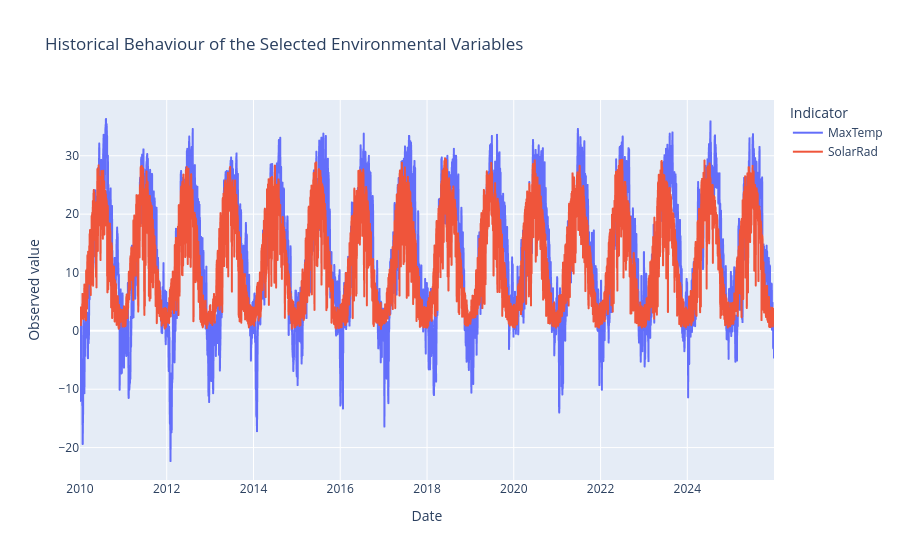

The code cell stored with this chart in its notebook:
### Code cell
fig_overview = px.line(
    df,
    x="Date",
    y=["MaxTemp", "SolarRad"],
    title="Historical Behaviour of the Selected Environmental Variables",
    labels={"value": "Observed value", "variable": "Indicator"},
)
fig_overview.update_layout(hovermode="x unified")
fig_overview.show()

### Figure 1 — Plotly figure (JSON) as saved in the notebook; plotly's stock layout.template omitted (floating-point values rounded to 4 significant figures; data arrays with more than 128 entries replaced by an {"elided": "..."} marker saying what was removed)
{"data": [{"hovertemplate": "Indicator=MaxTemp<br>Date=%{x}<br>Observed value=%{y}<extra></extra>", "legendgroup": "MaxTemp", "line": {"color": "#636efa", "dash": "solid"}, "marker": {"symbol": "circle"}, "mode": "lines", "name": "MaxTemp", "showlegend": true, "type": "scattergl", "x": {"elided": "5844 str values"}, "xaxis": "x", "y": {"elided": "5844 float values"}, "yaxis": "y"}, {"hovertemplate": "Indicator=SolarRad<br>Date=%{x}<br>Observed value=%{y}<extra></extra>", "legendgroup": "SolarRad", "line": {"color": "#EF553B", "dash": "solid"}, "marker": {"symbol": "circle"}, "mode": "lines", "name": "SolarRad", "showlegend": true, "type": "scattergl", "x": {"elided": "5844 str values"}, "xaxis": "x", "y": {"elided": "5844 float values"}, "yaxis": "y"}], "layout": {"hovermode": "x unified", "legend": {"title": {"text": "Indicator"}, "tracegroupgap": 0}, "title": {"text": "Historical Behaviour of the Selected Environmental Variables"}, "xaxis": {"anchor": "y", "domain": [0, 1], "title": {"text": "Date"}}, "yaxis": {"anchor": "x", "domain": [0, 1], "title": {"text": "Observed value"}}}}
